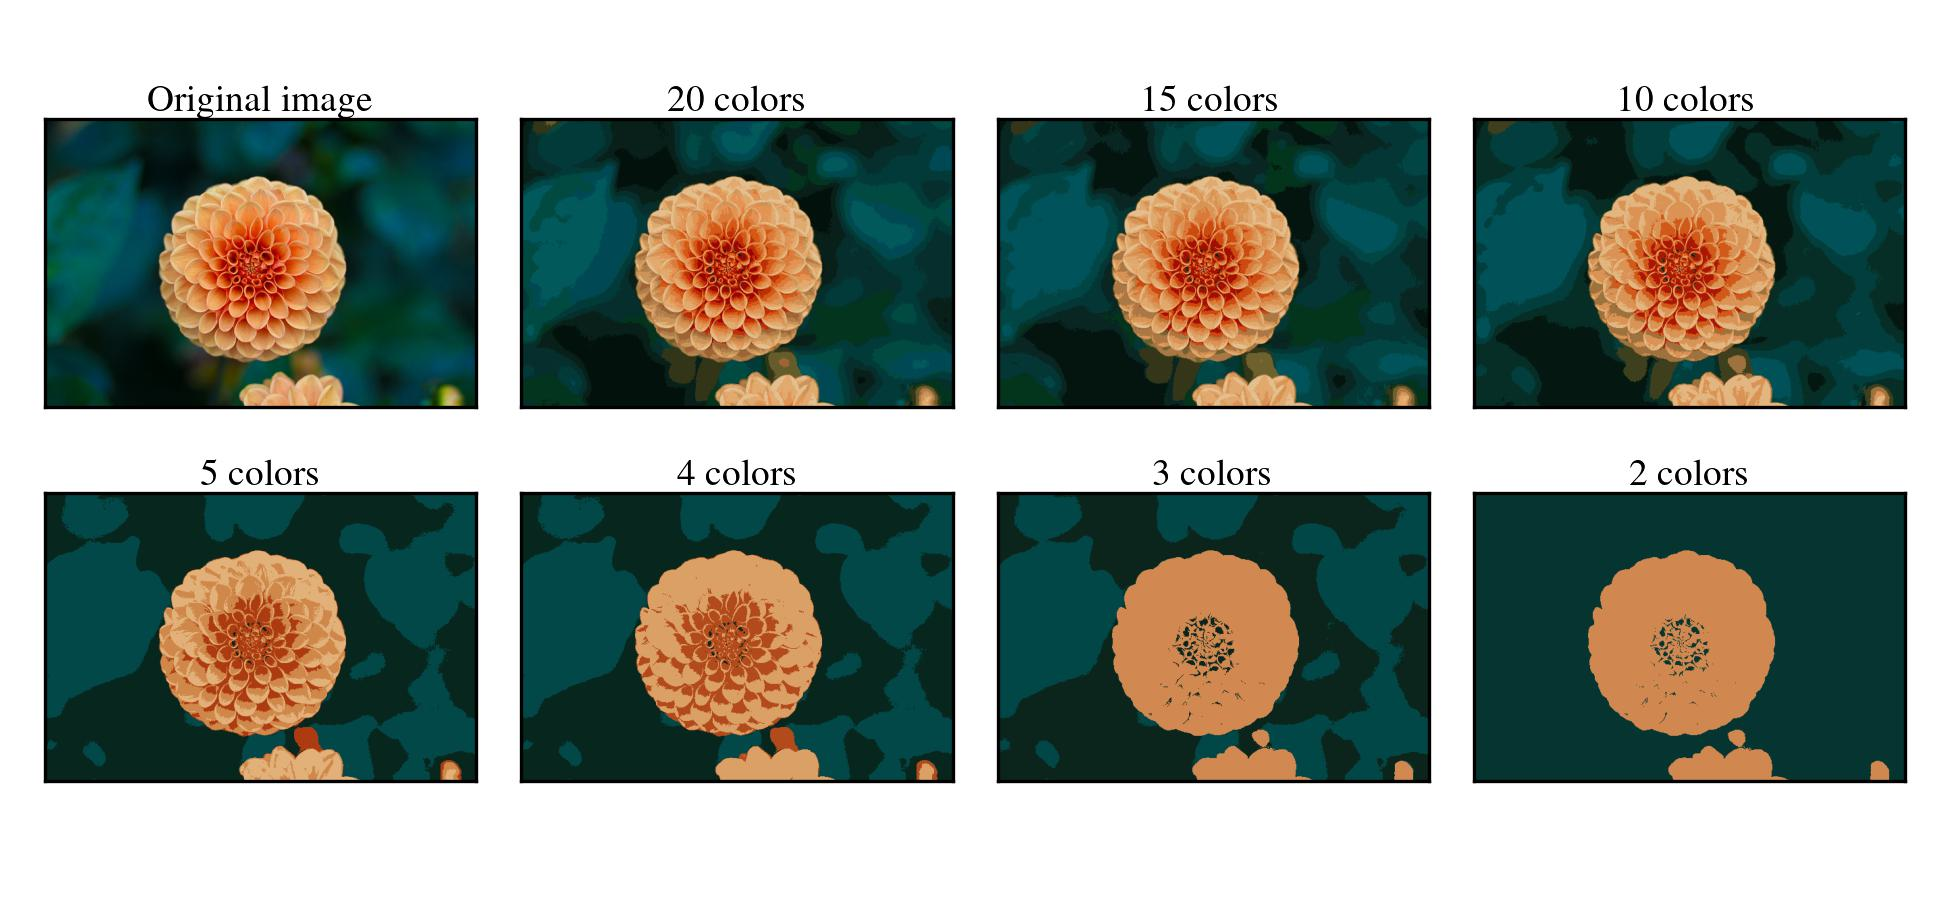

Recreate this plot in Python.
#!/usr/bin/env python3
# -*- coding: utf-8 -*-

import IPython as IP
IP.get_ipython().run_line_magic('reset', '-sf')

#%% import modules and set default fonts and colors

"""
Default plot formatting code for Austin Downey's series of open-source notes/
books. This common header is used to set the fonts and format.
"""

import os
import numpy as np
import scipy as sp
import matplotlib.pyplot as plt
import matplotlib as mpl
import sklearn as sk
from sklearn import cluster, datasets, utils

# set default fonts and plot colors
plt.rcParams.update({'text.usetex': True})
plt.rcParams.update({'image.cmap': 'viridis'})
plt.rcParams.update({'font.serif':['Times New Roman', 'Times', 'DejaVu Serif',
 'Bitstream Vera Serif', 'Computer Modern Roman', 'New Century Schoolbook',
 'Century Schoolbook L',  'Utopia', 'ITC Bookman', 'Bookman', 
 'Nimbus Roman No9 L', 'Palatino', 'Charter', 'serif']})
plt.rcParams.update({'font.family':'serif'})
plt.rcParams.update({'font.size': 10})
plt.rcParams.update({'mathtext.rm': 'serif'})
plt.rcParams.update({'mathtext.fontset': 'custom'}) 
cc = plt.rcParams['axes.prop_cycle'].by_key()['color']
## End of plot formatting code

plt.close('all')

#%% Load image from scikit-learn

image = sk.datasets.load_sample_image("flower.jpg")
image = np.array(image, dtype=np.float64) / 255.0

height, width, channels = image.shape
X = image.reshape(-1, channels)

# Use a subset of pixels to fit K-means, then predict all pixels.
# This keeps the figure fast to generate while still segmenting the full image.
X_sample = sk.utils.shuffle(X, random_state=42, n_samples=5000)

# Order of panels after the original image
n_colors = [20, 15, 10, 5, 4, 3, 2]

#%% Plot figure

fig, axs = plt.subplots(2, 4, figsize=(6.5, 3.0))
axs = axs.ravel()

# Original image in the top-left panel
axs[0].imshow(image)
axs[0].set_title("Original image", fontsize=9, pad=2)
axs[0].set_xticks([])
axs[0].set_yticks([])

# K-means image segmentation panels
for ii, k in enumerate(n_colors):

    kmeans = sk.cluster.KMeans(n_clusters=k,
                               random_state=42,
                               n_init=1,
                               max_iter=50)

    kmeans.fit(X_sample)

    labels = kmeans.predict(X)
    colors = kmeans.cluster_centers_

    segmented_image = colors[labels]
    segmented_image = segmented_image.reshape(height, width, channels)
    segmented_image = np.clip(segmented_image, 0, 1)

    axs[ii + 1].imshow(segmented_image)
    axs[ii + 1].set_title(str(k) + " colors", fontsize=9, pad=2)
    axs[ii + 1].set_xticks([])
    axs[ii + 1].set_yticks([])

for ax in axs:
    for spine in ax.spines.values():
        spine.set_linewidth(0.8)

plt.tight_layout(pad=0.35, w_pad=0.4, h_pad=0.6)

#%% Save figure
plt.tight_layout()
plt.savefig('K-Means_Image_segmentation.jpg',dpi=300)
